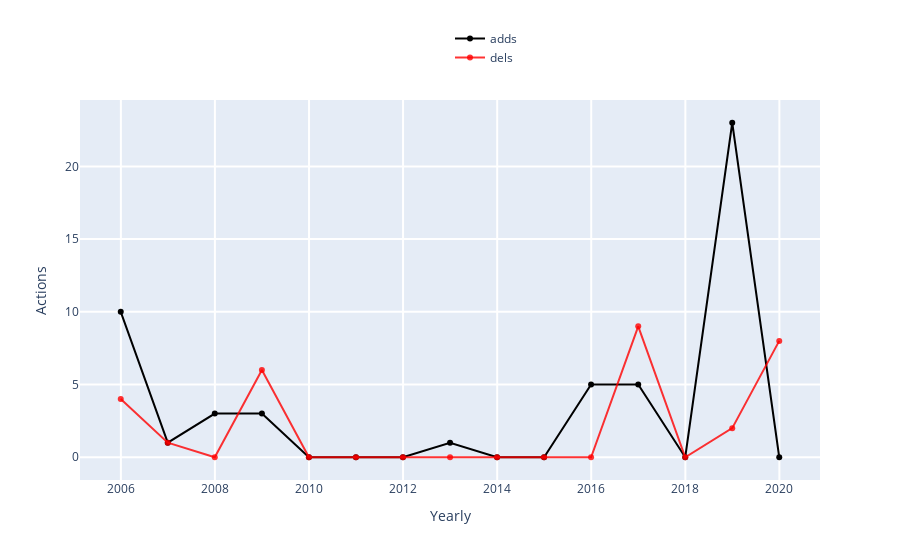

This figure's notebook cell:
### Code cell
### ----------------------------------------------------------------------------------- ###
### TRY YOURSELF! THIS IS WHAT WILL HAPPEN WHEN YOU CLICK 'Show Actions Details' BUTTON ###
### ----------------------------------------------------------------------------------- ###

## This is the page you used ##
print('The page that is being used:', the_page['title'])

## Continue to use our data from A.1; first convert the date to the type datetime ##
total_actions['year_month'] = pd.to_datetime(total_actions['year_month'])

## visualization, core visual code lies in ActionsListener, then the interact function    ##
## make it interactive, mode details see:                                                 ##
## https://github.com/gesiscss/wikiwho_demo/blob/master/visualization/actions_listener.py ##

# Define a ActionsListener instance
actions_listener = ActionsListener(total_actions)

# Which types do those actions have?
actions_types = (total_actions.columns[4:16]).values.tolist()

# Visualization: try yourself by coding!
begin_date = date(2002, 3, 1)
end_date = date(2019, 4, 1)
editor_name = 'All'
frequency = 'Yearly' # 'Monthly'
black_line = 'adds' # Choose one from 'actions_types'. Note that 'black_line doesn't have 'None' option but others have.
red_line = 'dels'
blue_line = 'None'
green_line = 'None'

actions_listener.listen(
    _range = (begin_date, end_date),
    editor = editor_name,
    granularity = frequency,
    black = black_line,
    red = red_line,
    blue = blue_line,
    green = green_line
)

### Figure 1 — Plotly figure (JSON) as saved in the notebook; plotly's stock layout.template omitted (floating-point values rounded to 4 significant figures)
{"data": [{"marker": {"color": "rgba(0, 0, 0, 1)"}, "name": "adds", "type": "scatter", "x": ["2005-12-31T00:00:00", "2006-12-31T00:00:00", "2007-12-31T00:00:00", "2008-12-31T00:00:00", "2009-12-31T00:00:00", "2010-12-31T00:00:00", "2011-12-31T00:00:00", "2012-12-31T00:00:00", "2013-12-31T00:00:00", "2014-12-31T00:00:00", "2015-12-31T00:00:00", "2016-12-31T00:00:00", "2017-12-31T00:00:00", "2018-12-31T00:00:00", "2019-12-31T00:00:00"], "y": [10, 1, 3, 3, 0, 0, 0, 1, 0, 0, 5, 5, 0, 23, 0]}, {"marker": {"color": "rgba(255, 0, 0, .8)"}, "name": "dels", "type": "scatter", "x": ["2005-12-31T00:00:00", "2006-12-31T00:00:00", "2007-12-31T00:00:00", "2008-12-31T00:00:00", "2009-12-31T00:00:00", "2010-12-31T00:00:00", "2011-12-31T00:00:00", "2012-12-31T00:00:00", "2013-12-31T00:00:00", "2014-12-31T00:00:00", "2015-12-31T00:00:00", "2016-12-31T00:00:00", "2017-12-31T00:00:00", "2018-12-31T00:00:00", "2019-12-31T00:00:00"], "y": [4, 1, 0, 6, 0, 0, 0, 0, 0, 0, 0, 9, 0, 2, 8]}], "layout": {"barmode": "group", "hovermode": "closest", "legend": {"x": 0.5, "y": 1.2}, "showlegend": true, "xaxis": {"gridwidth": 2, "ticklen": 5, "title": {"text": "Yearly"}, "zeroline": true}, "yaxis": {"gridwidth": 2, "ticklen": 5, "title": {"text": "Actions"}}}}
